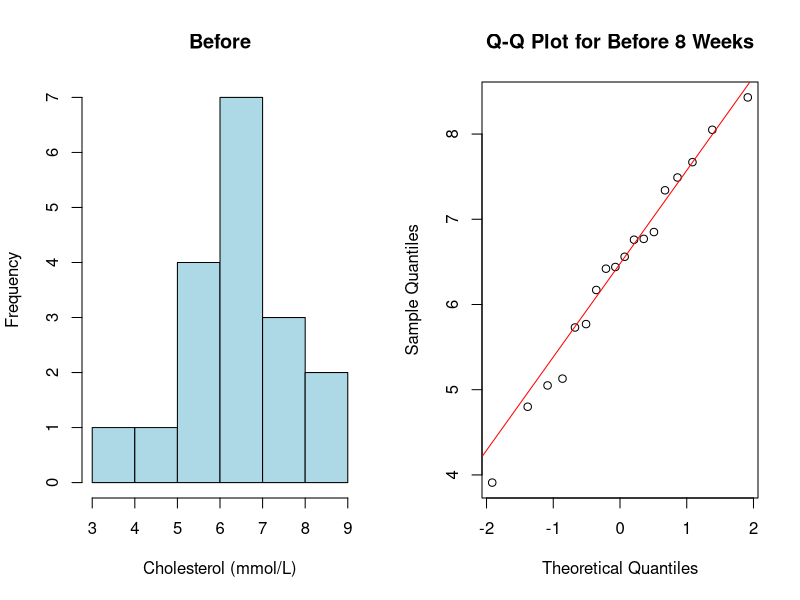
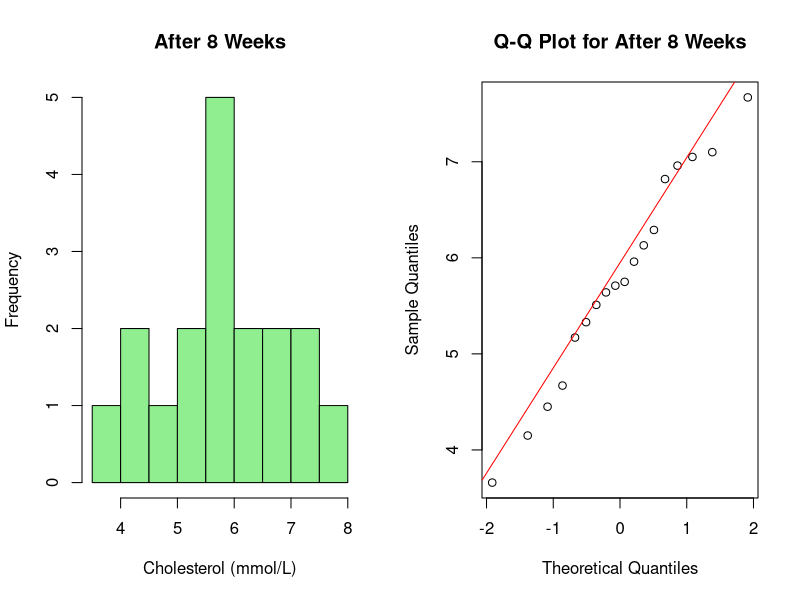

The R script that drew these images, in order: (Note: this script raises an error after producing the figures.)
## ---- chunk 1
knitr::opts_chunk$set(echo = TRUE)
# only round 3
options(digits = 3)

knitr::opts_chunk$set(fig.height = 2.5)
## ---- chunk 2
data = read.table('cholesterol.txt', header = TRUE)
# Before
par(mfrow = c(1,2))
hist(data$Before, main="Before", xlab="Cholesterol (mmol/L)", col="lightblue", border="black")
qqnorm(data$Before, main="Q-Q Plot for Before 8 Weeks")
qqline(data$Before, col="red")

# After
hist(data$After8weeks, main="After 8 Weeks", xlab="Cholesterol (mmol/L)", col="lightgreen", border="black")
qqnorm(data$After8weeks, main="Q-Q Plot for After 8 Weeks")
qqline(data$After8weeks, col="red")

# 
## ---- chunk 3

cor.test(data$Before, data$After8weeks, method="pearson")

## ---- chunk 4
t.test(data$Before,data$After8weeks, paired=TRUE)
## ---- chunk 5
mean_difference = function(x,y) {mean(x-y)}

original_diff <- mean(data$Before - data$After8weeks)

B=1000; tstar=numeric(B)

for (i in 1:B) {
  md_star=t(apply(cbind(data$Before,data$After8weeks),1,sample))
  tstar[i]=mean_difference(data$Before,data$After8weeks) 
}

myt = mean_difference(data$Before,data$After8weeks);myt

pl=sum(tstar<myt)/B
pr=sum(tstar>myt)/B
p=2*min(pl,pr); p
## ---- chunk 6
x = data$After8weeks
n = length(x)
x_mean = mean(x)
x_sd = sd(x) 
alpha = 0.03

t = qt(1-alpha/2, df = n-1)

CI_normal = c(
  x_mean - t * (x_sd / sqrt(n)),
  x_mean + t * (x_sd / sqrt(n))
)
cat("Normality 97% confidence interval: [", round(CI_normal[1], 3), 
    ",", round(CI_normal[2], 3), "]\n")
## ---- chunk 7

B = 1000
x_mean = mean(data$After8weeks)
Tstar = numeric(B)
for(i in 1:B){
  Xstar=sample(data$After8weeks,replace=TRUE)
  Tstar[i]=mean(Xstar)
}
Tstar15 = quantile(Tstar, 0.015)
Tstar985 = quantile(Tstar, 0.985)

CI_bootstrap = c(2*x_mean-Tstar985,2*x_mean-Tstar15)
cat("Bootstrap 97% confidence interval: [", round(CI_bootstrap[1], 3), 
    ",", round(CI_bootstrap[2], 3), "]\n")

## ---- chunk 8
n=length(data$After8weeks) # length
t=max(data$After8weeks) # the max of samples
B=1000;
tstar=numeric(B)
theta_values = seq(3, 12, by = 0.1)

p_values = sapply(theta_values, function(theta) {
  tstar = numeric(B)
  for (i in 1:B){
    xstar = runif(n, min = 3, max = theta)
    tstar[i] = max(xstar)
  }
  pl = sum(tstar < t) / B
  pr = sum(tstar > t) / B
  p = 2 * min(pl, pr)
  return(p)
})

# This is to find the range of theta for p > 0.05 
theta_valid = theta_values[p_values > 0.05]

cat("The range of theta for H0 cannot be rejected: [", min(theta_valid), max(theta_valid),  "]\n")


## ---- chunk 9
n = length(data$After8weeks)
below_6 = sum(data$After8weeks < 6);

binom.test(below_6,n,p=0.5,alt="l")
## ---- chunk 10
 wilcox.test(data$After8weeks,mu=6)
## ---- chunk 11
below_4.5 = sum(data$After8weeks <= 4.5)
n = length(data$After8weeks)

# check if percentage of cholesterol levels below 4.5 is greater then 25%
binom.test(below_4.5,n,p=0.25,alt="greater")
## ---- chunk 12
df <- read.table("crops.txt", header = TRUE)
df$County <- as.factor(df$County)
df$Related <- as.factor(df$Related)
anova_model1 <- aov(Crops ~ County + Related, data = df) 
summary(anova_model1)
## ---- chunk 13
df <- read.table("crops.txt", header = TRUE)
df$County <- as.factor(df$County)
df$Related <- as.factor(df$Related)
anova_model2 <- aov(Crops ~ County + Related + County:Related, data = df) 
summary(anova_model2)
## ---- chunk 14
new_farm <- data.frame(
  County = factor(3, levels = c(1, 2, 3)), 
  Related = factor("no", levels = c("no", "yes"))
)

predicted_crops <- predict(anova_model1, newdata = new_farm, interval = "confidence")
print(predicted_crops)
## ---- chunk 15
plot(fitted_values, residuals, main = "Residuals vs. Fitted", 
     xlab = "Fitted Values", ylab = "Residuals", pch = 19)
abline(h = 0, col = "red", lty = 2)

## ---- chunk 16
residuals <- resid(anova_model1)
fitted_values <- fitted(anova_model1) 
qqnorm(residuals)
## ---- chunk 17
ancova_main <- aov(Crops ~ County + Related + Size, data = df)
summary(ancova_main)
## ---- chunk 18
ancova_county_size <- aov(Crops ~ County * Size + Related, data = df)
summary(ancova_county_size)
## ---- chunk 19
ancova_related_size <- aov(Crops ~ County + Related * Size, data = df)
summary(ancova_related_size)
## ---- chunk 20
AIC(ancova_main, ancova_county_size, ancova_related_size)
## ---- chunk 21
new_farm <- data.frame(
  County = factor(2, levels = c(1, 2, 3)), 
  Related = factor("yes", levels = c("no", "yes")),
  Size = 165  
)

predicted_crops <- predict(ancova_county_size, newdata = new_farm, interval = "confidence")
print(predicted_crops)

## ---- chunk 22

residuals <- resid(ancova_county_size)
fitted_values <- fitted(ancova_county_size) 
qqnorm(residuals)
qqline(residuals, col = "red")
## ---- chunk 23
plot(fitted_values, residuals, 
     main = "Residuals vs Fitted Values", 
     xlab = "Fitted Values", 
     ylab = "Residuals")
abline(h = 0, col = "red", lty = 2) # Add a horizontal line at 0
## ---- chunk 24
error_variance <- sum(residuals(ancova_county_size)^2) / df.residual(ancova_county_size)
print(error_variance)
